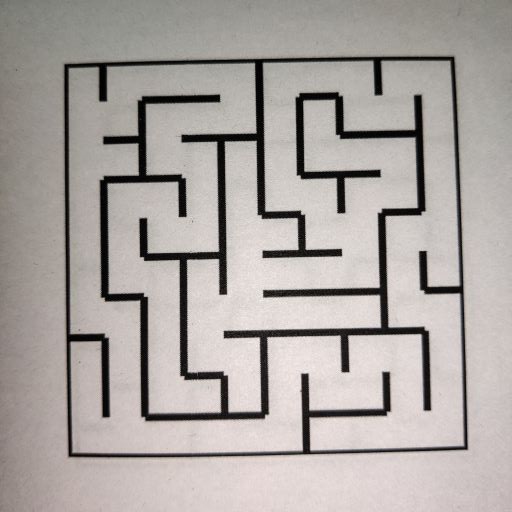
#> input picture TASK1/task_1b_detect_and_encode_maze/test_cases/maze00.jpg, 512 x 512 px
$ python -i task_1b.py   (imports and definitions only)
#> lines starting #> are read from the running program, lines starting #| are printed output that depends on the picture; after the words box and inside, x2 and y2 are one past the last pixel; in counts of white or black regions, pixels touching at a corner belong together
#> further down, picture is the input picture: shape (512, 512, 3); mean B, G, R 161.5, 164.9, 171
'''
*******************************
*
*                ===============================================
*                   Nirikshak Bot (NB) Theme (eYRC 2020-21)
*                ===============================================
*
*  This script is to implement Task 1B of Nirikshak Bot (NB) Theme (eYRC 2020-21).
*
*  This software is made available on an "AS IS WHERE IS BASIS".
*  Licensee/end user indemnifies and will keep e-Yantra indemnified from
*  any and all claim(s) that emanate from the use of the Software or
*  breach of the terms of this agreement.
*
*  e-Yantra - An MHRD project under National Mission on Education using ICT (NMEICT)
*
*******************************
'''

# Team ID:            [ Team-ID ]
# Author List:        [ Names of team members worked on this file separated by Comma: Name1, Name2, ... ]
# Filename:            task_1b.py
# Functions:        applyPerspectiveTransform, detectMaze, writeToCsv
#                     [ Comma separated list of functions in this file ]
# Global variables:
#                     [ List of global variables defined in this file ]


####################### IMPORT MODULES #######################
## You are not allowed to make any changes in this section. ##
## You have to implement this task with the three available ##
## modules for this task (numpy, opencv, csv)               ##
##############################################################
import numpy as np
import cv2
import csv
##############################################################


################# ADD UTILITY FUNCTIONS HERE #################
## You can define any utility functions for your code.      ##
## Please add proper comments to ensure that your code is   ##
## readable and easy to understand.                         ##
##############################################################

# [20 lines left out: functions orderpoints, four_point_transform, not called in this run]


def fun(im):
    val = 0

    gate = [False, False, False, False]
    for i in range(0, 5, 1):
        if not gate[0] and im[i, 50] == 0:
            val = val + 2
            gate[0] = True
        if not gate[1] and im[99-i, 50] == 0:
            val = val + 8
            gate[1] = True
        if not gate[2] and im[50, i] == 0:
            val = val + 1
            gate[2] = True
        if not gate[3] and im[50, 99-i] == 0:
            val = val + 4
            gate[3] = True

    return val


'''def applyPerspectiveTransform(client_id,input_img):
    warped_img = None
    img = input_img
    gray = cv2.cvtColor(img, cv2.COLOR_BGR2GRAY)
    edged = cv2.Canny(gray, 75, 200)
    _, thresh = cv2.threshold(edged, 127, 255, cv2.THRESH_BINARY)
    cnts, _ = cv2.findContours(thresh, cv2.RETR_LIST, cv2.CHAIN_APPROX_SIMPLE)
    cnts = sorted(cnts, key=cv2.contourArea, reverse=True)[:5]
    screenCnt = None
    flag = False
    for c in cnts:
        peri = cv2.arcLength(c, True)
        approx = cv2.approxPolyDP(c, 0.02 * peri, True)
        if len(approx) == 4:
            screenCnt = approx
            flag = True
            break
        elif len(approx) != 4:
            cv2.drawContours(img, cnts, -1, (0, 255, 0), 2)
            cv2.imshow("Outline", img)
            cv2.waitKey(0)
            cv2.destroyAllWindows()

    warped_img = four_point_transform(img, screenCnt.reshape(4, 2))
    warped_img = cv2.resize(warped_img, (1280, 1280))
    cv2.imshow("Outline", warped_img)
    cv2.waitKey(0)
    cv2.destroyAllWindows()

    return warped_img'''
# [86 lines left out: functions applyPerspectiveTransform, applyPerspectiveTransform_vs, not called in this run]


def detectMaze(warped_img):
    """
    Purpose:
    ---
    takes the warped maze image as input and returns the maze encoded in form of a 2D array

    Input Arguments:
    ---
    `warped_img` :    [ numpy array ]
        resultant warped maze image after applying Perspective Transform

    Returns:
    ---
    `maze_array` :    [ nested list of lists ]
        encoded maze in the form of a 2D array

    Example call:
    ---
    maze_array = detectMaze(warped_img)
    """

    ##############    ADD YOUR CODE HERE    ##############
    img = warped_img
    img = cv2.cvtColor(img, cv2.COLOR_BGR2GRAY)
    ret, img = cv2.threshold(img, 127, 255, cv2.THRESH_BINARY)
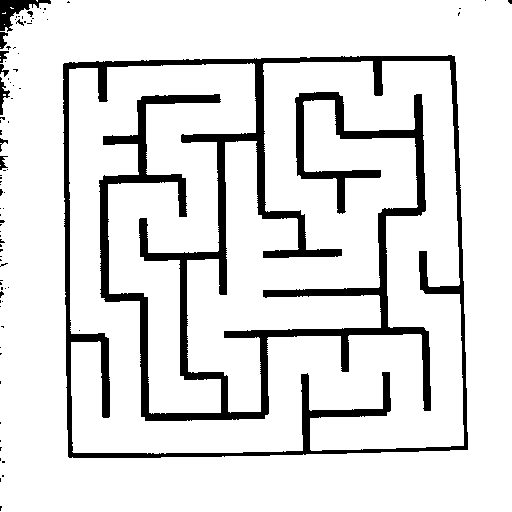
#> img: shape (512, 512); 87.6% white; 84 black regions (74 under 20 px), largest, box (x1, y1, x2, y2) and area: (63, 55, 468, 458) 31097, (0, 0, 51, 32) 625, (0, 77, 10, 115) 149
    img = cv2.resize(img, (1000, 1000))
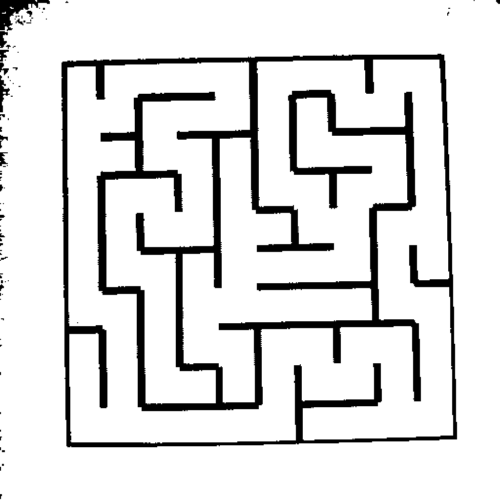
#> img: shape (1000, 1000) (shown at 1/2 size); min 0, max 255, mean 223.4
    l = []
    for x in range(0, 1000, 100):
        l2 = []
        for y in range(0, 1000, 100):
            im = img[x:x + 100, y:y + 100]
            val = fun(im)
            l2.append(val)
        l.append(l2)
#> im: shape (100, 100); every value is 255
#> after the loop, l = 10 items, first 6: [3, 0, 0, 0, 0, 0, 0, 0, 0, 0], [0, 4, 1, 8, 4, 1, 0, 0, 0, 0], [0, 0, 0, 0, 0, 1, 0, 0, 0, 0], [0, 0, 5, 1, 0, 1, 0, 0, 4, 0], [0, 4, 1, 8, 0, 8, 8, 8, 4, 1], [0, 4, 1, 2, 0, 2, 2, 10, 4, 1]

    maze_array = l
#> maze_array has the same summary as l
    ##################################################

    return maze_array


# NOTE:    YOU ARE NOT ALLOWED TO MAKE ANY CHANGE TO THIS FUNCTION
# [22 lines left out: function writeToCsv, not called in this run]


# NOTE:    YOU ARE NOT ALLOWED TO MAKE ANY CHANGE TO THIS FUNCTION
#
# Function Name:    main
#        Inputs:    None
#       Outputs:    None
#       Purpose:    This part of the code is only for testing your solution. The function first takes 'maze00.jpg'
#                     as input, applies Perspective Transform by calling applyPerspectiveTransform function,
#                     encodes the maze input in form of 2D array by calling detectMaze function and writes this data to csv file
#                     by calling writeToCsv function, it then asks the user whether to repeat the same on all maze images
#                     present in 'test_cases' folder or not. Write your solution ONLY in the space provided in the above
#                     applyPerspectiveTransform and detectMaze functions.

# [102 lines not run here, left out]

>>> import cv2
>>> picture = cv2.imread('../TASK1/task_1b_detect_and_encode_maze/test_cases/maze00.jpg')
>>> result = detectMaze(picture)
#> result has the same summary as l in detectMaze

$ run again, on TASK1/task_1b_detect_and_encode_maze/test_cases/maze05.jpg
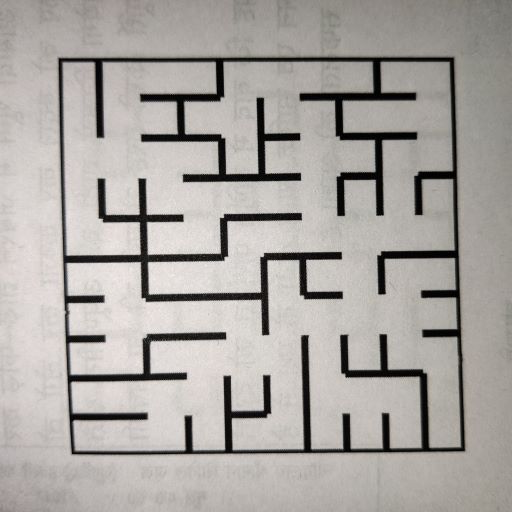
#> input picture TASK1/task_1b_detect_and_encode_maze/test_cases/maze05.jpg, 512 x 512 px
#> picture is the input picture: shape (512, 512, 3); mean B, G, R 161.5, 165.5, 169.6
#> in detectMaze, `ret, img = cv2.threshold(img, 127, 255, cv2.THRESH_BINARY)`:
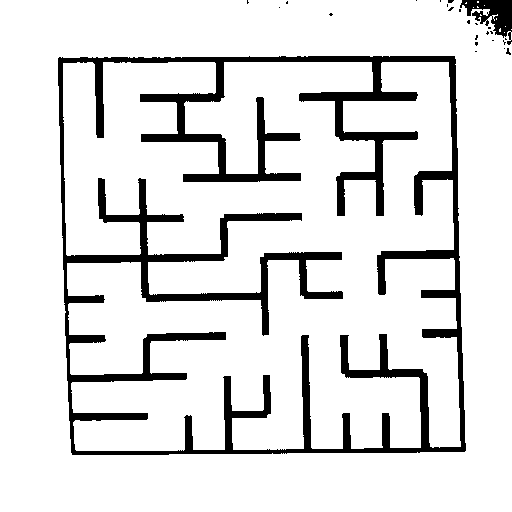
#> img: shape (512, 512); 87.9% white; 25 black regions (23 under 20 px), largest, box (x1, y1, x2, y2) and area: (58, 56, 466, 455) 30562, (460, 0, 512, 45) 1104
#> in detectMaze, `img = cv2.resize(img, (1000, 1000))`:
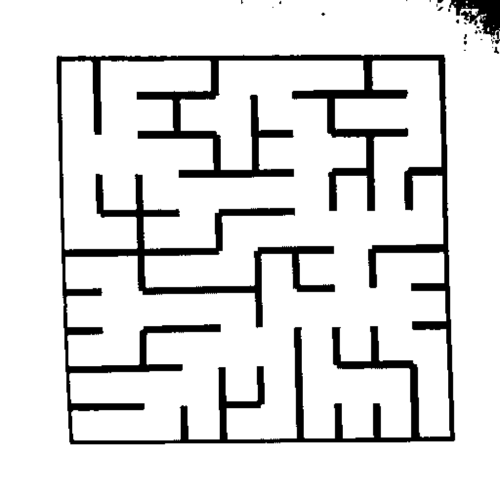
#> img: shape (1000, 1000) (shown at 1/2 size); min 0, max 255, mean 224.1
#> after the loop in detectMaze, `for x in range(0, 1000, 100):`: l = 10 items, first 6: [0, 0, 0, 0, 0, 0, 0, 0, 0, 6], [0, 4, 0, 8, 0, 0, 8, 8, 0, 0], [0, 4, 1, 2, 0, 1, 0, 0, 0, 0], [0, 4, 0, 4, 5, 1, 4, 1, 0, 0], [0, 8, 8, 8, 0, 8, 8, 8, 12, 0], [0, 2, 2, 2, 0, 6, 2, 2, 6, 0]
#> maze_array has the same summary as l
#> result has the same summary as l in detectMaze

$ run again, on TASK1/task_1b_detect_and_encode_maze/test_cases/maze06.jpg
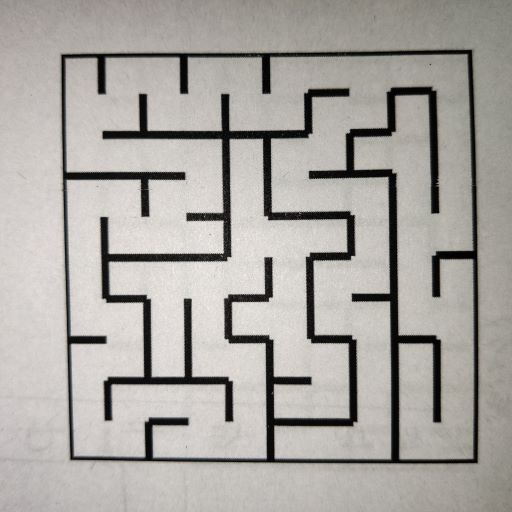
#> input picture TASK1/task_1b_detect_and_encode_maze/test_cases/maze06.jpg, 512 x 512 px
#> picture is the input picture: shape (512, 512, 3); mean B, G, R 161.5, 165.9, 169.5
#> in detectMaze, `ret, img = cv2.threshold(img, 127, 255, cv2.THRESH_BINARY)`:
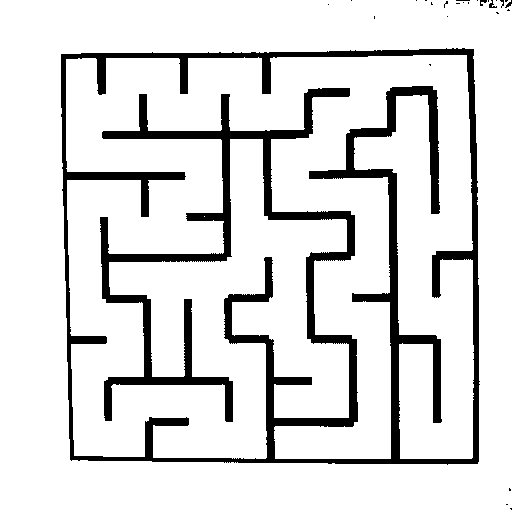
#> img: shape (512, 512); 87% white; 27 black regions (23 under 20 px), largest, box (x1, y1, x2, y2) and area: (61, 48, 480, 465) 33842, (489, 0, 497, 8) 29, (480, 0, 487, 6) 24, (505, 0, 512, 8) 23
#> after the loop in detectMaze, `for x in range(0, 1000, 100):`:
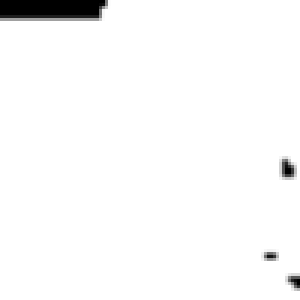
#> im: shape (100, 100) (shown 3 times larger); min 0, max 255, mean 248.6
#> after the loop in detectMaze, `for x in range(0, 1000, 100):`: l = 10 items, first 6: [0, 0, 0, 0, 0, 0, 0, 8, 8, 0], [0, 4, 3, 2, 2, 2, 2, 2, 10, 0], [0, 0, 0, 0, 0, 4, 1, 0, 10, 0], [0, 4, 5, 1, 0, 0, 0, 0, 10, 0], [0, 4, 9, 8, 0, 0, 8, 0, 10, 0], [0, 0, 3, 2, 8, 4, 3, 0, 2, 0]
#> maze_array has the same summary as l
#> result has the same summary as l in detectMaze
